Frame 1 (no input): blank canvas, image omitted
Frame 60 (the mouse pressed at the canvas centre just before this capture): blank canvas, image omitted
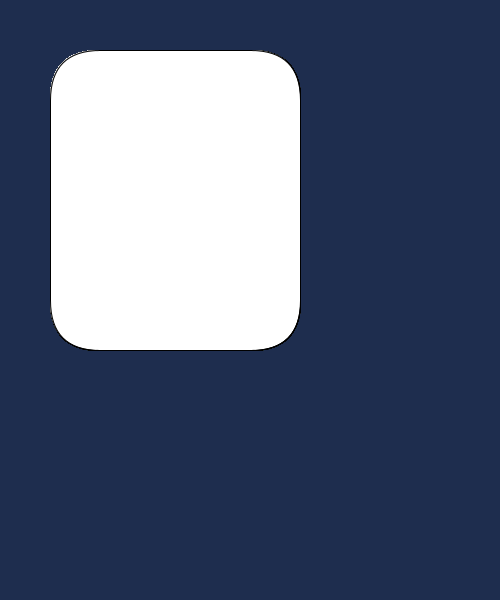
Frame 120 (the mouse held since frame 60 and released just before this capture)

The Processing sketch whose frames 1 and 60 were blank and that drew this single picture after the mouse press (run headless with seeded random() and noise(); from frame 60 on, the mouse is pressed at the canvas centre):

// Processing sketch: processing_139821
// ── processing_139821.pde

void setup(){
size(500,600);
background(30,45,78);
}
  
void draw(){
rect(50,50,mouseX,mouseY,50,50,50,50);
}
